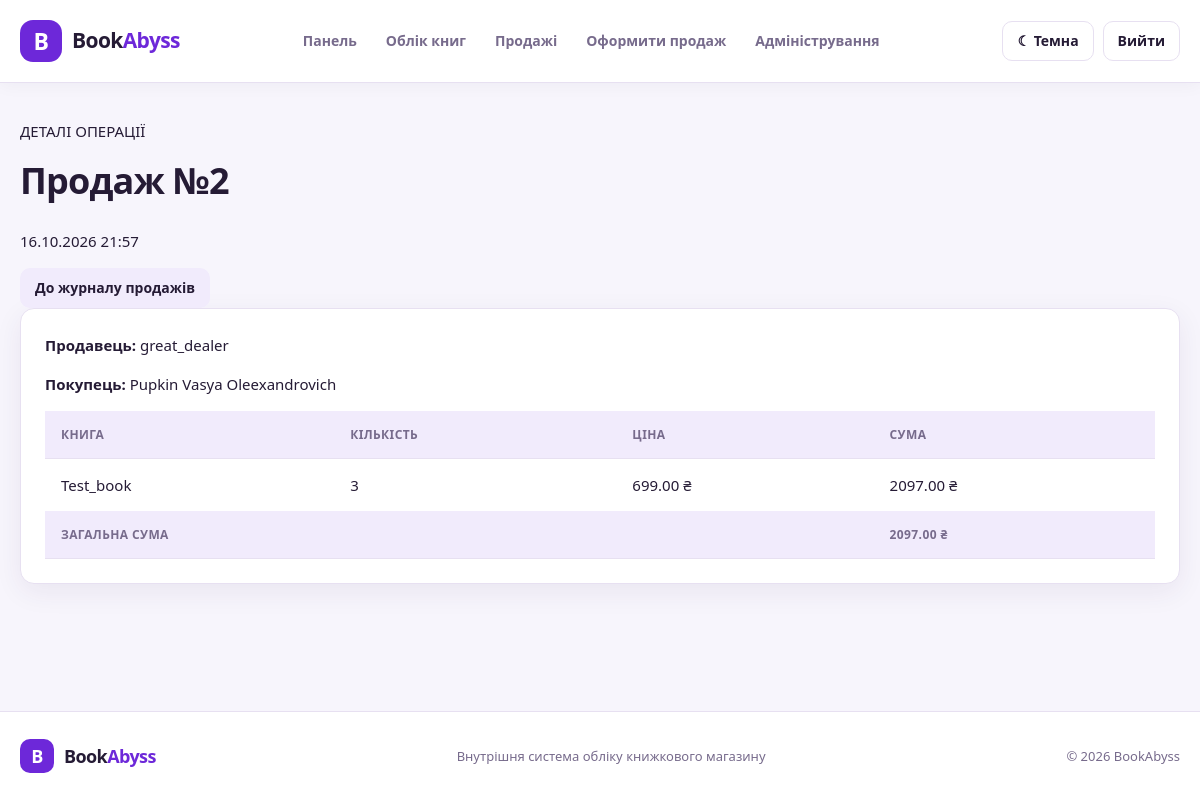
Screenshot of /sales/2/ (signed in) with the database file from the repository.
### books/models.py (models this page shows, shortened)
class Sale(models.Model):
    seller = models.ForeignKey(
        settings.AUTH_USER_MODEL,
        on_delete=models.PROTECT,
        related_name="sales",
        verbose_name="Продавець"
    )
    customer = models.ForeignKey(
        Customer, on_delete=models.SET_NULL,
        null=True, blank=True,
        verbose_name="Покупець"
    )
    sold_at = models.DateTimeField(
        "Дата продажу", auto_now_add=True
    )
    total_amount = models.DecimalField(
        "Загальна сума", max_digits=12,
        decimal_places=2, default=0
    )
    class Meta:
        verbose_name = "Продаж"
        verbose_name_plural = "Продажі"

class Customer(models.Model):
    full_name = models.CharField("ПІБ покупця", max_length=180)
    phone = models.CharField("Телефон", max_length=30, blank=True)
    email = models.EmailField("Електронна пошта", blank=True)
    def __str__(self):
        return self.full_name
    class Meta:
        verbose_name = "Покупець"
        verbose_name_plural = "Покупці"

class SaleItem(models.Model):
    sale = models.ForeignKey(
        Sale, on_delete=models.CASCADE,
        related_name="items", verbose_name="Продаж"
    )
    book = models.ForeignKey(
        Book, on_delete=models.PROTECT,
        verbose_name="Книга"
    )
    quantity = models.PositiveIntegerField(
        "Кількість", validators=[MinValueValidator(1)]
    )
    unit_price = models.DecimalField(
        "Ціна за одиницю", max_digits=10,
        decimal_places=2
    )
    @property
    def line_total(self):
        return self.quantity * self.unit_price
    class Meta:
        verbose_name = "Позиція продажу"
        verbose_name_plural = "Позиції продажу"

class Book(models.Model):
    title = models.CharField("Назва книги", max_length=200)
    author = models.ForeignKey(
        Author, on_delete=models.PROTECT,
        verbose_name="Автор"
    )
    category = models.ForeignKey(
        Category, on_delete=models.PROTECT,
        verbose_name="Категорія"
    )
    publisher = models.ForeignKey(
        Publisher, on_delete=models.PROTECT,
        verbose_name="Видавництво"
    )
    isbn = models.CharField(
        "ISBN", max_length=20, unique=True, blank=True
    )
    price = models.DecimalField(
        "Ціна", max_digits=10, decimal_places=2,
        validators=[MinValueValidator(0.01)]
    )
    stock_quantity = models.PositiveIntegerField(
        "Кількість на складі", default=0
    )
    is_active = models.BooleanField("Активна", default=True)
    class Meta:
        verbose_name = "Книга"
        verbose_name_plural = "Книги"

### books/views.py (the view)
class SaleDetailsView(LoginRequiredMixin, DetailView):
    model = Sale
    template_name = 'books/sale_detail.html'
    context_object_name = 'sale'
    def get_queryset(self):
        return super().get_queryset().select_related(
            'seller', 'customer'
        ).prefetch_related('items__book')
    def get_object(self, queryset=None):
        sale = super().get_object(queryset)
        if not is_admin(self.request.user) and sale.seller_id != self.request.user.id:
            raise PermissionDenied
        return sale

### books/views.py (called while the page is built)
def is_admin(user):
    return user.is_authenticated and (
        user.is_superuser or user.is_staff
    )

### books/templates/books/sale_detail.html (shortened to what this page needs)
{% extends "base.html" %}
{% block content %}
<section class="page-heading">
    <div>
        <p class="eyebrow">ДЕТАЛІ ОПЕРАЦІЇ</p>
        <h1>Продаж №{{ sale.pk }}</h1>
        <p class="subheading">
            {{ sale.sold_at|date:"d.m.Y H:i" }}
        </p>
    </div>
    <a class="button button-secondary"
       href="{% url 'sales_list' %}">
        До журналу продажів
    </a>
</section>
<section class="panel">
    <p><strong>Продавець:</strong> {{ sale.seller.username }}</p>
    <p><strong>Покупець:</strong> {{ sale.customer|default:"Не вказано" }}</p>
    <div class="table-wrap">
        <table>
            <thead>
                <tr>
                    <th>Книга</th>
                    <th>Кількість</th>
                    <th>Ціна</th>
                    <th>Сума</th>
                </tr>
            </thead>
            <tbody>
                {% for item in sale.items.all %}
                    <tr>
                        <td>{{ item.book.title }}</td>
                        <td>{{ item.quantity }}</td>
                        <td>{{ item.unit_price|floatformat:2 }} ₴</td>
                        <td>{{ item.line_total|floatformat:2 }} ₴</td>
                    </tr>
                {% endfor %}
            </tbody>
            <tfoot>
                <tr>
                    <th colspan="3">Загальна сума</th>
                    <th>{{ sale.total_amount|floatformat:2 }} ₴</th>
                </tr>
            </tfoot>
        </table>
    </div>
</section>
{% endblock %}

### books/static/books/style.css (style rules this page uses)
:root { color-scheme: light; --bg: #f7f5fc; --surface: #ffffff; --surface-hover: #f1ebfc; --text: #251b35; --muted: #776b8c; --border: #e7e0f1; --accent: #6d28d9; --accent-hover: #5b21b6; --accent-soft: #ede5ff; --success: #16845b; --success-bg: #e6f7ef; --danger: #c62848; --danger-bg: #fff0f2; --warning: #98620b; --warning-bg: #fff6df; --shadow: 0 8px 28px rgba(54, 30, 87, 0.07); --radius: 14px; --container-width: 1200px; }
* { box-sizing: border-box; }
html { min-height: 100%; scroll-behavior: smooth; }
body { min-height: 100vh; margin: 0; display: flex; flex-direction: column; background: var(--bg); color: var(--text); font-family: "Segoe UI", Arial, sans-serif; font-size: 15px; line-height: 1.6; transition: background-color 0.2s ease, color 0.2s ease; }
a { color: var(--accent); text-decoration: none; }
.theme-toggle, .button { min-height: 40px; display: inline-flex; align-items: center; justify-content: center; gap: 7px; padding: 9px 14px; border: 1px solid transparent; border-radius: 10px; font-size: 14px; font-weight: 700; line-height: 1.3; text-align: center; white-space: nowrap; transition: background-color 0.2s ease, border-color 0.2s ease, color 0.2s ease; }
.button { background: var(--accent); color: #ffffff; }
.button-secondary { background: var(--surface-hover); color: var(--text); }
.main-content > *:first-child { margin-top: 0; }
h1, h2, h3, h4 { margin-top: 0; color: var(--text); line-height: 1.3; }
h1 { margin-bottom: 24px; font-size: clamp(27px, 3vw, 36px); letter-spacing: -0.8px; }
p { margin-top: 0; }
.card, .panel, .form-card, .stat-card { min-width: 0; padding: 24px; border: 1px solid var(--border); border-radius: var(--radius); background: var(--surface); box-shadow: var(--shadow); }
table { width: 100%; border-collapse: collapse; text-align: left; }
th, td { padding: 14px 16px; border-bottom: 1px solid var(--border); vertical-align: middle; }
th { background: var(--surface-hover); color: var(--muted); font-size: 12px; font-weight: 800; letter-spacing: 0.4px; text-transform: uppercase; white-space: nowrap; }
td { overflow-wrap: anywhere; }
tbody tr { transition: background-color 0.15s ease; }
tbody tr:last-child td { border-bottom: 0; }

### rows the page displays
Sale: pk "2", sold_at "16.10.2026 21:57", seller.username "great_dealer", customer "Pupkin Vasya Oleexandrovich", total_amount "2097.00"
SaleItem: book "Test_book", quantity "3", unit_price "699.00", line_total "2097.00"
